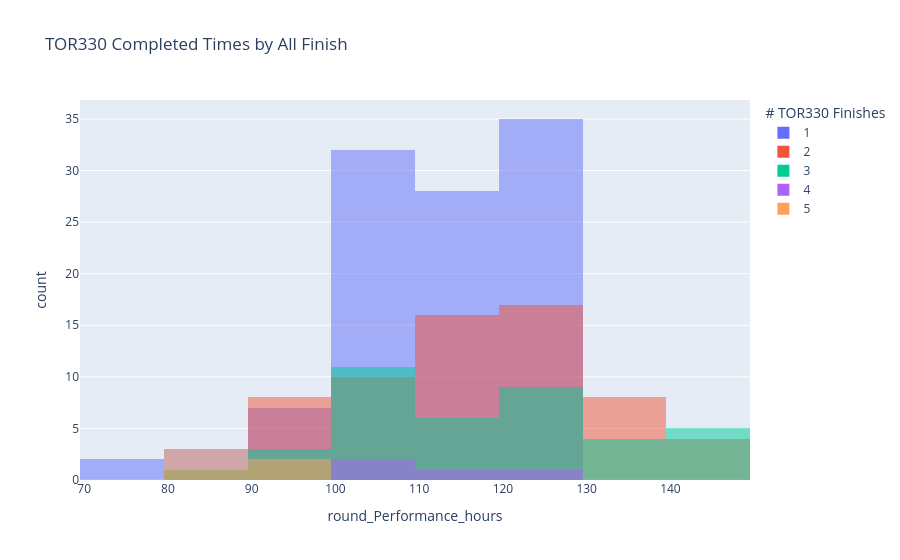
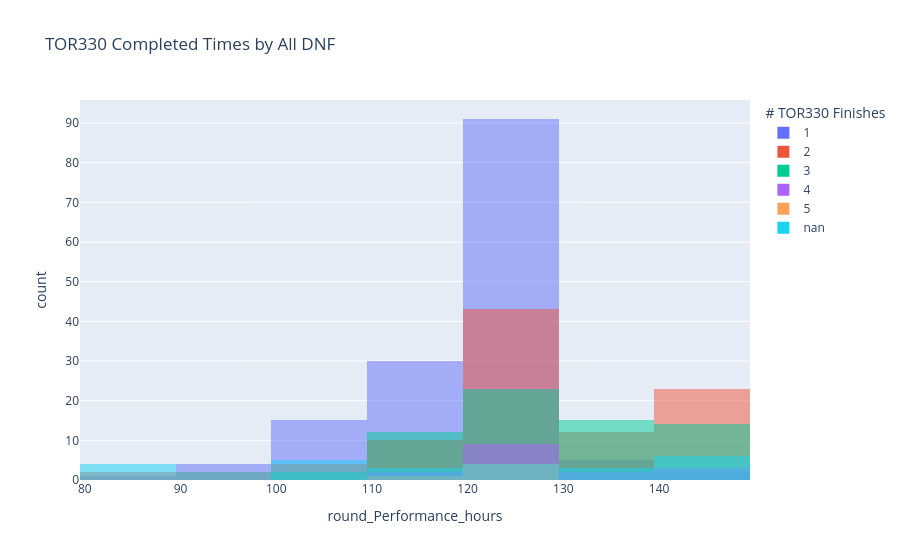
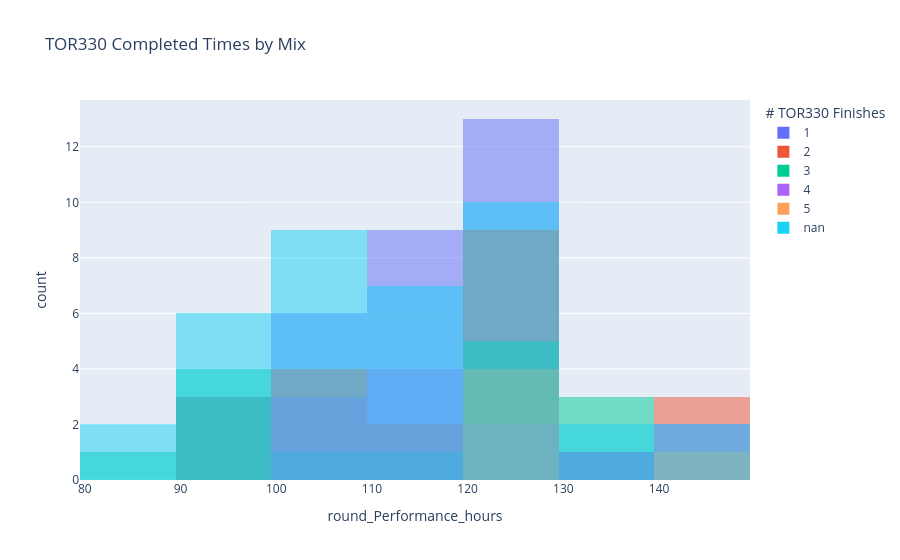

The cell these charts' notebook holds for them, in order:
### Code cell
for status in list(DUV330_all_who_started_TOR450['Status'].unique()):
    print(status)
    status_df = DUV330_all_who_started_TOR450[DUV330_all_who_started_TOR450['Status']== status]

    
    
        # Set a categorical column with the defined order
    status_df["# TOR330 Finishes"] = pd.Categorical(
        status_df["# TOR330 Finishes"],
        categories = ["0", "1", "2", "3", "4", "5", "6+"],
        ordered=True
    )
    
    status_df = status_df.sort_values(by = "# TOR330 Finishes", ascending = True )
    status_df['# TOR330 Finishes'] = \
    status_df['# TOR330 Finishes'].astype('str').astype('category')

    # Create histogram
    fig = px.histogram(status_df, x="round_Performance_hours", 
                       nbins=8 ,  # Bin size = 1
                       color  = '# TOR330 Finishes',
                       title=f"TOR330 Completed Times by {status}",
                       labels={"Performance": "Performance Score", "count": "Frequency"},
                       barmode="overlay")  # Overlapping bars for better comparison

    # Show plot
    fig.show()

### Figure 1 — Plotly figure (JSON) as saved in the notebook; plotly's stock layout.template omitted (floating-point values rounded to 4 significant figures)
{"data": [{"alignmentgroup": "True", "bingroup": "x", "hovertemplate": "# TOR330 Finishes=1<br>round_Performance_hours=%{x}<br>count=%{y}<extra></extra>", "legendgroup": "1", "marker": {"color": "#636efa", "opacity": 0.5, "pattern": {"shape": ""}}, "name": "1", "nbinsx": 8, "offsetgroup": "1", "orientation": "v", "showlegend": true, "type": "histogram", "x": [77, 120, 119, 119, 119, 119, 119, 119, 118, 118, 118, 118, 117, 117, 117, 85, 116, 114, 109, 109, 110, 110, 110, 111, 120, 111, 112, 113, 113, 113, 113, 113, 112, 120, 120, 120, 124, 125, 125, 126, 126, 126, 124, 126, 128, 128, 129, 129, 86, 84, 127, 109, 123, 123, 121, 122, 122, 122, 122, 122, 123, 122, 122, 123, 123, 123, 123, 123, 122, 109, 117, 102, 107, 91, 92, 107, 99, 93, 103, 104, 103, 109, 97, 106, 106, 104, 98, 106, 105, 105, 106, 101, 107, 102, 108, 108, 79, 101, 108, 108, 108, 107, 98, 103, 103, 108, 108], "xaxis": "x", "yaxis": "y"}, {"alignmentgroup": "True", "bingroup": "x", "hovertemplate": "# TOR330 Finishes=2<br>round_Performance_hours=%{x}<br>count=%{y}<extra></extra>", "legendgroup": "2", "marker": {"color": "#EF553B", "opacity": 0.5, "pattern": {"shape": ""}}, "name": "2", "nbinsx": 8, "offsetgroup": "2", "orientation": "v", "showlegend": true, "type": "histogram", "x": [99, 99, 101, 122, 122, 123, 123, 101, 123, 123, 123, 101, 124, 90, 147, 146, 144, 140, 135, 134, 134, 133, 124, 131, 130, 130, 128, 94, 127, 96, 97, 125, 97, 131, 97, 85, 110, 116, 111, 106, 117, 110, 115, 118, 114, 110, 112, 104, 115, 110, 116, 103, 103, 110, 120, 113, 106, 121, 121, 109, 121, 121, 109, 112], "xaxis": "x", "yaxis": "y"}, {"alignmentgroup": "True", "bingroup": "x", "hovertemplate": "# TOR330 Finishes=3<br>round_Performance_hours=%{x}<br>count=%{y}<extra></extra>", "legendgroup": "3", "marker": {"color": "#00cc96", "opacity": 0.5, "pattern": {"shape": ""}}, "name": "3", "nbinsx": 8, "offsetgroup": "3", "orientation": "v", "showlegend": true, "type": "histogram", "x": [107, 131, 129, 132, 101, 134, 135, 108, 145, 147, 148, 148, 148, 80, 111, 107, 95, 99, 121, 122, 101, 101, 101, 103, 120, 103, 119, 104, 99, 123, 109, 118, 117, 126, 114, 126, 126, 118, 121], "xaxis": "x", "yaxis": "y"}, {"alignmentgroup": "True", "bingroup": "x", "hovertemplate": "# TOR330 Finishes=4<br>round_Performance_hours=%{x}<br>count=%{y}<extra></extra>", "legendgroup": "4", "marker": {"color": "#ab63fa", "opacity": 0.5, "pattern": {"shape": ""}}, "name": "4", "nbinsx": 8, "offsetgroup": "4", "orientation": "v", "showlegend": true, "type": "histogram", "x": [105, 127, 107, 114], "xaxis": "x", "yaxis": "y"}, {"alignmentgroup": "True", "bingroup": "x", "hovertemplate": "# TOR330 Finishes=5<br>round_Performance_hours=%{x}<br>count=%{y}<extra></extra>", "legendgroup": "5", "marker": {"color": "#FFA15A", "opacity": 0.5, "pattern": {"shape": ""}}, "name": "5", "nbinsx": 8, "offsetgroup": "5", "orientation": "v", "showlegend": true, "type": "histogram", "x": [81, 83, 83, 97, 94], "xaxis": "x", "yaxis": "y"}], "layout": {"barmode": "overlay", "legend": {"title": {"text": "# TOR330 Finishes"}, "tracegroupgap": 0}, "title": {"text": "TOR330 Completed Times by All Finish"}, "xaxis": {"anchor": "y", "domain": [0, 1], "title": {"text": "round_Performance_hours"}}, "yaxis": {"anchor": "x", "domain": [0, 1], "title": {"text": "count"}}}}

### Figure 2 — Plotly figure (JSON) as saved in the notebook; plotly's stock layout.template omitted (floating-point values rounded to 4 significant figures; data arrays with more than 128 entries replaced by an {"elided": "..."} marker saying what was removed)
{"data": [{"alignmentgroup": "True", "bingroup": "x", "hovertemplate": "# TOR330 Finishes=1<br>round_Performance_hours=%{x}<br>count=%{y}<extra></extra>", "legendgroup": "1", "marker": {"color": "#636efa", "opacity": 0.5, "pattern": {"shape": ""}}, "name": "1", "nbinsx": 8, "offsetgroup": "1", "orientation": "v", "showlegend": true, "type": "histogram", "x": {"elided": "148 int values"}, "xaxis": "x", "yaxis": "y"}, {"alignmentgroup": "True", "bingroup": "x", "hovertemplate": "# TOR330 Finishes=2<br>round_Performance_hours=%{x}<br>count=%{y}<extra></extra>", "legendgroup": "2", "marker": {"color": "#EF553B", "opacity": 0.5, "pattern": {"shape": ""}}, "name": "2", "nbinsx": 8, "offsetgroup": "2", "orientation": "v", "showlegend": true, "type": "histogram", "x": [144, 145, 147, 128, 146, 128, 147, 147, 128, 147, 147, 86, 127, 128, 144, 133, 144, 129, 129, 129, 129, 137, 136, 140, 136, 131, 134, 131, 131, 132, 133, 135, 141, 142, 142, 144, 128, 128, 128, 144, 143, 143, 143, 128, 133, 128, 143, 128, 143, 142, 144, 128, 90, 127, 123, 122, 122, 122, 122, 122, 122, 121, 121, 121, 127, 120, 119, 119, 119, 117, 115, 115, 113, 110, 110, 110, 106, 105, 105, 103, 94, 124, 124, 87, 124, 125, 126, 126, 126, 125, 126, 126, 125, 126, 126, 124], "xaxis": "x", "yaxis": "y"}, {"alignmentgroup": "True", "bingroup": "x", "hovertemplate": "# TOR330 Finishes=3<br>round_Performance_hours=%{x}<br>count=%{y}<extra></extra>", "legendgroup": "3", "marker": {"color": "#00cc96", "opacity": 0.5, "pattern": {"shape": ""}}, "name": "3", "nbinsx": 8, "offsetgroup": "3", "orientation": "v", "showlegend": true, "type": "histogram", "x": [146, 127, 142, 115, 115, 141, 141, 116, 117, 101, 118, 139, 125, 139, 143, 126, 114, 146, 145, 145, 144, 107, 110, 144, 111, 111, 144, 113, 143, 124, 147, 113, 143, 115, 137, 138, 130, 130, 130, 128, 125, 122, 122, 122, 130, 122, 123, 123, 129, 129, 123, 129, 123, 124, 131, 132, 121, 125, 120, 128, 125, 135, 135, 134, 134, 131], "xaxis": "x", "yaxis": "y"}, {"alignmentgroup": "True", "bingroup": "x", "hovertemplate": "# TOR330 Finishes=4<br>round_Performance_hours=%{x}<br>count=%{y}<extra></extra>", "legendgroup": "4", "marker": {"color": "#ab63fa", "opacity": 0.5, "pattern": {"shape": ""}}, "name": "4", "nbinsx": 8, "offsetgroup": "4", "orientation": "v", "showlegend": true, "type": "histogram", "x": [127, 119, 127, 135, 122, 126, 145, 145, 120, 120, 124, 122, 137, 143, 120, 119], "xaxis": "x", "yaxis": "y"}, {"alignmentgroup": "True", "bingroup": "x", "hovertemplate": "# TOR330 Finishes=5<br>round_Performance_hours=%{x}<br>count=%{y}<extra></extra>", "legendgroup": "5", "marker": {"color": "#FFA15A", "opacity": 0.5, "pattern": {"shape": ""}}, "name": "5", "nbinsx": 8, "offsetgroup": "5", "orientation": "v", "showlegend": true, "type": "histogram", "x": [128, 123, 116, 125, 125], "xaxis": "x", "yaxis": "y"}, {"alignmentgroup": "True", "bingroup": "x", "hovertemplate": "# TOR330 Finishes=nan<br>round_Performance_hours=%{x}<br>count=%{y}<extra></extra>", "legendgroup": "nan", "marker": {"color": "#19d3f3", "opacity": 0.5, "pattern": {"shape": ""}}, "name": "nan", "nbinsx": 8, "offsetgroup": "nan", "orientation": "v", "showlegend": true, "type": "histogram", "x": [91, 98, 101, 103, 105, 108, 109, 112, 118, 119, 123, 127, 127, 128, 130, 135, 138, 142, 143, 143, 144, 146, 147, 83, 83, 87, 89], "xaxis": "x", "yaxis": "y"}], "layout": {"barmode": "overlay", "legend": {"title": {"text": "# TOR330 Finishes"}, "tracegroupgap": 0}, "title": {"text": "TOR330 Completed Times by All DNF"}, "xaxis": {"anchor": "y", "domain": [0, 1], "title": {"text": "round_Performance_hours"}}, "yaxis": {"anchor": "x", "domain": [0, 1], "title": {"text": "count"}}}}

### Figure 3 — Plotly figure (JSON) as saved in the notebook; plotly's stock layout.template omitted (floating-point values rounded to 4 significant figures)
{"data": [{"alignmentgroup": "True", "bingroup": "x", "hovertemplate": "# TOR330 Finishes=1<br>round_Performance_hours=%{x}<br>count=%{y}<extra></extra>", "legendgroup": "1", "marker": {"color": "#636efa", "opacity": 0.5, "pattern": {"shape": ""}}, "name": "1", "nbinsx": 8, "offsetgroup": "1", "orientation": "v", "showlegend": true, "type": "histogram", "x": [91, 113, 113, 114, 117, 117, 117, 119, 120, 122, 113, 122, 125, 125, 126, 126, 127, 127, 127, 128, 130, 125, 110, 120, 100, 94, 105, 106, 105, 108, 99, 102], "xaxis": "x", "yaxis": "y"}, {"alignmentgroup": "True", "bingroup": "x", "hovertemplate": "# TOR330 Finishes=2<br>round_Performance_hours=%{x}<br>count=%{y}<extra></extra>", "legendgroup": "2", "marker": {"color": "#EF553B", "opacity": 0.5, "pattern": {"shape": ""}}, "name": "2", "nbinsx": 8, "offsetgroup": "2", "orientation": "v", "showlegend": true, "type": "histogram", "x": [108, 99, 129, 128, 123, 128, 101, 122, 121, 120, 93, 120, 120, 119, 143, 102, 136, 118, 98, 104, 142, 142], "xaxis": "x", "yaxis": "y"}, {"alignmentgroup": "True", "bingroup": "x", "hovertemplate": "# TOR330 Finishes=3<br>round_Performance_hours=%{x}<br>count=%{y}<extra></extra>", "legendgroup": "3", "marker": {"color": "#00cc96", "opacity": 0.5, "pattern": {"shape": ""}}, "name": "3", "nbinsx": 8, "offsetgroup": "3", "orientation": "v", "showlegend": true, "type": "histogram", "x": [98, 94, 136, 128, 135, 136, 127, 88, 98, 99, 123, 123, 107, 120, 119], "xaxis": "x", "yaxis": "y"}, {"alignmentgroup": "True", "bingroup": "x", "hovertemplate": "# TOR330 Finishes=4<br>round_Performance_hours=%{x}<br>count=%{y}<extra></extra>", "legendgroup": "4", "marker": {"color": "#ab63fa", "opacity": 0.5, "pattern": {"shape": ""}}, "name": "4", "nbinsx": 8, "offsetgroup": "4", "orientation": "v", "showlegend": true, "type": "histogram", "x": [145, 143, 111, 106, 117, 102, 118, 110, 101, 128, 128, 133], "xaxis": "x", "yaxis": "y"}, {"alignmentgroup": "True", "bingroup": "x", "hovertemplate": "# TOR330 Finishes=5<br>round_Performance_hours=%{x}<br>count=%{y}<extra></extra>", "legendgroup": "5", "marker": {"color": "#FFA15A", "opacity": 0.5, "pattern": {"shape": ""}}, "name": "5", "nbinsx": 8, "offsetgroup": "5", "orientation": "v", "showlegend": true, "type": "histogram", "x": [127, 128, 123, 125, 145], "xaxis": "x", "yaxis": "y"}, {"alignmentgroup": "True", "bingroup": "x", "hovertemplate": "# TOR330 Finishes=nan<br>round_Performance_hours=%{x}<br>count=%{y}<extra></extra>", "legendgroup": "nan", "marker": {"color": "#19d3f3", "opacity": 0.5, "pattern": {"shape": ""}}, "name": "nan", "nbinsx": 8, "offsetgroup": "nan", "orientation": "v", "showlegend": true, "type": "histogram", "x": [92, 92, 93, 93, 96, 97, 101, 101, 101, 102, 103, 104, 105, 107, 109, 111, 111, 112, 117, 117, 117, 119, 120, 120, 121, 121, 121, 122, 123, 124, 127, 128, 130, 131, 144, 147, 87, 89], "xaxis": "x", "yaxis": "y"}], "layout": {"barmode": "overlay", "legend": {"title": {"text": "# TOR330 Finishes"}, "tracegroupgap": 0}, "title": {"text": "TOR330 Completed Times by Mix"}, "xaxis": {"anchor": "y", "domain": [0, 1], "title": {"text": "round_Performance_hours"}}, "yaxis": {"anchor": "x", "domain": [0, 1], "title": {"text": "count"}}}}
